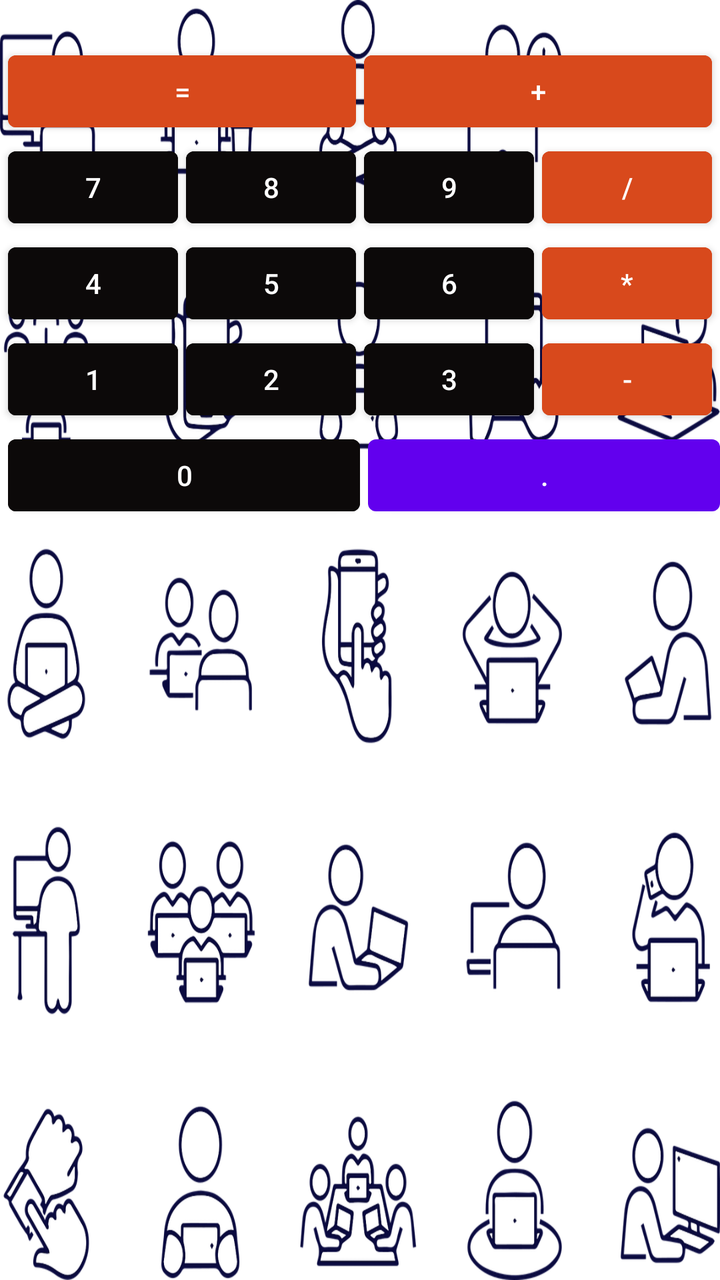
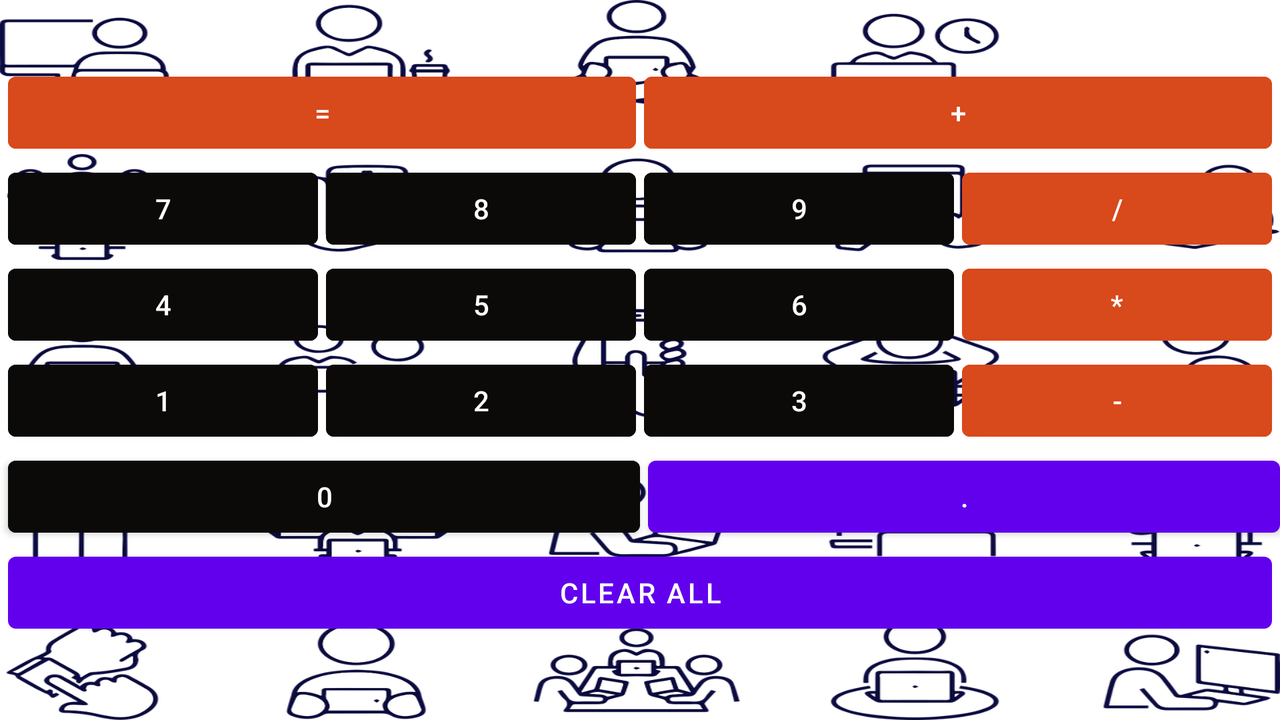

Two renders of one Android screen. The first uses the default layout on a phone; the second uses the alternative layout the repository ships for a different screen configuration, on a matching device. The two XML files are below.
<!-- AndroidManifest.xml: application theme Theme.Calculator -->
<!-- res/layout/activity_main.xml -->
<?xml version="1.0" encoding="utf-8"?>
<androidx.constraintlayout.widget.ConstraintLayout xmlns:android="http://schemas.android.com/apk/res/android"
    xmlns:app="http://schemas.android.com/apk/res-auto"
    xmlns:tools="http://schemas.android.com/tools"
    android:layout_width="match_parent"
    android:layout_height="match_parent"
    tools:context=".MainActivity">

    <LinearLayout
        android:layout_width="match_parent"
        android:layout_height="match_parent"
        android:background="@drawable/background"
        android:orientation="vertical">

        <TextView
            android:id="@+id/tv_result"
            android:layout_width="match_parent"
            android:layout_height="wrap_content"
            android:textSize="16sp" />

        <LinearLayout
            android:layout_width="match_parent"
            android:layout_height="wrap_content"
            android:orientation="horizontal">

            <Button
                android:id="@+id/btn_result"
                android:layout_width="wrap_content"
                android:layout_height="wrap_content"
                android:layout_marginLeft="@dimen/margine_small"
                android:layout_weight="1"
                android:backgroundTint="#D8491C"
                android:text="@string/btn_result" />

            <Button
                android:id="@+id/btn_add"
                android:layout_width="wrap_content"
                android:layout_height="wrap_content"
                android:layout_marginLeft="@dimen/margine_small"
                android:layout_marginRight="@dimen/margine_small"
                android:layout_weight="1"
                android:backgroundTint="#D8491C"
                android:text="@string/btn_add" />

        </LinearLayout>

        <LinearLayout
            android:layout_width="match_parent"
            android:layout_height="wrap_content"
            android:orientation="horizontal">

            <Button
                android:id="@+id/btn_7"
                android:layout_width="wrap_content"
                android:layout_height="wrap_content"
                android:layout_marginLeft="@dimen/margine_small"
                android:layout_weight="1"
                android:backgroundTint="#0C0909"
                android:text="@string/btn_7" />

            <Button
                android:id="@+id/btn_8"
                android:layout_width="wrap_content"
                android:layout_height="wrap_content"
                android:layout_marginLeft="@dimen/margine_small"
                android:layout_weight="1"
                android:backgroundTint="#0C0909"
                android:text="@string/btn_8" />

            <Button
                android:id="@+id/btn_9"
                android:layout_width="wrap_content"
                android:layout_height="wrap_content"
                android:layout_marginLeft="@dimen/margine_small"
                android:layout_weight="1"
                android:backgroundTint="#0C0909"
                android:text="@string/btn_9" />

            <Button
                android:id="@+id/btn_div"
                android:layout_width="wrap_content"
                android:layout_height="wrap_content"
                android:layout_marginLeft="@dimen/margine_small"
                android:layout_marginRight="@dimen/margine_small"
                android:layout_weight="1"
                android:backgroundTint="#D8491C"
                android:text="@string/btn_div" />

        </LinearLayout>

        <LinearLayout
            android:layout_width="match_parent"
            android:layout_height="wrap_content"
            android:orientation="horizontal">

            <Button
                android:id="@+id/btn_4"
                android:layout_width="wrap_content"
                android:layout_height="wrap_content"
                android:layout_marginLeft="@dimen/margine_small"
                android:layout_weight="1"
                android:backgroundTint="#0C0909"
                android:text="@string/btn_4" />

            <Button
                android:id="@+id/btn_5"
                android:layout_width="wrap_content"
                android:layout_height="wrap_content"
                android:layout_marginLeft="@dimen/margine_small"
                android:layout_weight="1"
                android:backgroundTint="#0C0909"
                android:text="@string/btn_5" />

            <Button
                android:id="@+id/btn_6"
                android:layout_width="wrap_content"
                android:layout_height="wrap_content"
                android:layout_marginLeft="@dimen/margine_small"
                android:layout_weight="1"
                android:backgroundTint="#0C0909"
                android:text="@string/btn_6" />

            <Button
                android:id="@+id/btn_mult"
                android:layout_width="wrap_content"
                android:layout_height="wrap_content"
                android:layout_marginLeft="@dimen/margine_small"
                android:layout_marginRight="@dimen/margine_small"
                android:layout_weight="1"
                android:backgroundTint="#D8491C"
                android:text="@string/btn_mult" />
        </LinearLayout>

        <LinearLayout
            android:layout_width="match_parent"
            android:layout_height="wrap_content"
            android:orientation="horizontal">

            <Button
                android:id="@+id/btn_1"
                android:layout_width="wrap_content"
                android:layout_height="wrap_content"
                android:layout_marginLeft="@dimen/margine_small"
                android:layout_weight="1"
                android:backgroundTint="#0C0909"
                android:text="@string/btn_1" />

            <Button
                android:id="@+id/btn_2"
                android:layout_width="wrap_content"
                android:layout_height="wrap_content"
                android:layout_marginLeft="@dimen/margine_small"
                android:layout_weight="1"
                android:backgroundTint="#0C0909"
                android:text="@string/btn_2" />

            <Button
                android:id="@+id/btn_3"
                android:layout_width="wrap_content"
                android:layout_height="wrap_content"
                android:layout_marginLeft="@dimen/margine_small"
                android:layout_weight="1"
                android:backgroundTint="#0C0909"
                android:text="@string/btn_3" />

            <Button
                android:id="@+id/btn_subtr"
                android:layout_width="wrap_content"
                android:layout_height="wrap_content"
                android:layout_marginLeft="@dimen/margine_small"
                android:layout_marginRight="@dimen/margine_small"
                android:layout_weight="1"
                android:backgroundTint="#D8491C"
                android:text="@string/btn_subtr" />
        </LinearLayout>

        <LinearLayout
            android:layout_width="match_parent"
            android:layout_height="wrap_content"
            android:orientation="horizontal">

            <Button
                android:id="@+id/btn_0"
                android:layout_width="wrap_content"
                android:layout_height="wrap_content"
                android:layout_marginLeft="@dimen/margine_small"
                android:layout_weight="1"
                android:backgroundTint="#0C0909"
                android:text="@string/btn_0" />

            <Button
                android:id="@+id/btn_dot"
                android:layout_width="wrap_content"
                android:layout_height="wrap_content"
                android:layout_marginLeft="@dimen/margine_small"
                android:layout_weight="1"
                android:text="@string/btn_dot" />

        </LinearLayout>

    </LinearLayout>
</androidx.constraintlayout.widget.ConstraintLayout>
<!-- resources referenced by this layout -->
<resources>
  <dimen name="margine_small">4dp</dimen>
  <!-- drawable background: png bitmap (drawable, 435869 bytes) -->
  <string name="btn_0">0</string>
  <string name="btn_1">1</string>
  <string name="btn_2">2</string>
  <string name="btn_3">3</string>
  <string name="btn_4">4</string>
  <string name="btn_5">5</string>
  <string name="btn_6">6</string>
  <string name="btn_7">7</string>
  <string name="btn_8">8</string>
  <string name="btn_9">9</string>
  <string name="btn_add">+</string>
  <string name="btn_div">/</string>
  <string name="btn_dot">.</string>
  <string name="btn_mult">*</string>
  <string name="btn_result">=</string>
  <string name="btn_subtr">-</string>
  <style name="Theme.Calculator" parent="Theme.MaterialComponents.DayNight.DarkActionBar">
          
          <item name="colorPrimary">@color/purple_500</item>
          <item name="colorPrimaryVariant">@color/purple_700</item>
          <item name="colorOnPrimary">@color/white</item>
          
          <item name="colorSecondary">@color/purple_200</item>
          <item name="colorSecondaryVariant">@color/teal_700</item>
          <item name="colorOnSecondary">@color/teal_200</item>
          
          <item name="android:statusBarColor" tools:targetApi="l">?attr/colorPrimaryVariant</item>
          
      </style>
  <color name="purple_500">#FF6200EE</color>
  <color name="purple_700">#FF3700B3</color>
  <color name="white">#FFFFFFFF</color>
  <color name="purple_200">#FFBB86FC</color>
  <color name="teal_700">#FF018786</color>
  <color name="teal_200">#FF03DAC5</color>
</resources>
<!-- res/layout-land/activity_main.xml (the repository's variant of the layout above) -->
<!-- drawn on the phone turned sideways -->
<?xml version="1.0" encoding="utf-8"?>
<androidx.constraintlayout.widget.ConstraintLayout xmlns:android="http://schemas.android.com/apk/res/android"
    xmlns:app="http://schemas.android.com/apk/res-auto"
    xmlns:tools="http://schemas.android.com/tools"
    android:layout_width="match_parent"
    android:layout_height="match_parent"
    tools:context=".MainActivity">

    <LinearLayout
        android:layout_width="match_parent"
        android:layout_height="match_parent"
        android:background="@drawable/background"
        android:orientation="vertical">

        <TextView
            android:id="@+id/tv_result"
            android:layout_width="match_parent"
            android:layout_height="wrap_content"
            android:textColor="#F60F0F"
            android:textSize="24sp"
            android:textStyle="bold" />

        <LinearLayout
            android:layout_width="match_parent"
            android:layout_height="wrap_content"
            android:orientation="horizontal">

            <Button
                android:id="@+id/btn_result"
                android:layout_width="0dp"
                android:layout_height="wrap_content"
                android:layout_marginLeft="@dimen/margine_small"
                android:layout_weight="1"
                android:backgroundTint="#D8491C"
                android:text="@string/btn_result" />

            <Button
                android:id="@+id/btn_add"
                android:layout_width="0dp"
                android:layout_height="wrap_content"
                android:layout_marginLeft="@dimen/margine_small"
                android:layout_marginRight="@dimen/margine_small"
                android:layout_weight="1"
                android:backgroundTint="#D8491C"
                android:text="@string/btn_add" />

        </LinearLayout>

        <LinearLayout
            android:layout_width="match_parent"
            android:layout_height="wrap_content"
            android:orientation="horizontal">

            <Button
                android:id="@+id/btn_7"
                android:layout_width="0dp"
                android:layout_height="wrap_content"
                android:layout_marginLeft="@dimen/margine_small"
                android:layout_weight="1"
                android:backgroundTint="#0C0909"
                android:text="@string/btn_7" />

            <Button
                android:id="@+id/btn_8"
                android:layout_width="0dp"
                android:layout_height="wrap_content"
                android:layout_marginLeft="@dimen/margine_small"
                android:layout_weight="1"
                android:backgroundTint="#0C0909"
                android:text="@string/btn_8" />

            <Button
                android:id="@+id/btn_9"
                android:layout_width="0dp"
                android:layout_height="wrap_content"
                android:layout_marginLeft="@dimen/margine_small"
                android:layout_weight="1"
                android:backgroundTint="#0C0909"
                android:text="@string/btn_9" />

            <Button
                android:id="@+id/btn_div"
                android:layout_width="0dp"
                android:layout_height="wrap_content"
                android:layout_marginLeft="@dimen/margine_small"
                android:layout_marginRight="@dimen/margine_small"
                android:layout_weight="1"
                android:backgroundTint="#D8491C"
                android:text="@string/btn_div" />

        </LinearLayout>

        <LinearLayout
            android:layout_width="match_parent"
            android:layout_height="wrap_content"
            android:orientation="horizontal">

            <Button
                android:id="@+id/btn_4"
                android:layout_width="0dp"
                android:layout_height="wrap_content"
                android:layout_marginLeft="@dimen/margine_small"
                android:layout_weight="1"
                android:backgroundTint="#0C0909"
                android:text="@string/btn_4" />

            <Button
                android:id="@+id/btn_5"
                android:layout_width="0dp"
                android:layout_height="wrap_content"
                android:layout_marginLeft="@dimen/margine_small"
                android:layout_weight="1"
                android:backgroundTint="#0C0909"
                android:text="@string/btn_5" />

            <Button
                android:id="@+id/btn_6"
                android:layout_width="0dp"
                android:layout_height="wrap_content"
                android:layout_marginLeft="@dimen/margine_small"
                android:layout_weight="1"
                android:backgroundTint="#0C0909"
                android:text="@string/btn_6" />

            <Button
                android:id="@+id/btn_mult"
                android:layout_width="0dp"
                android:layout_height="wrap_content"
                android:layout_marginLeft="@dimen/margine_small"
                android:layout_marginRight="@dimen/margine_small"
                android:layout_weight="1"
                android:backgroundTint="#D8491C"
                android:text="@string/btn_mult" />
        </LinearLayout>

        <LinearLayout
            android:layout_width="match_parent"
            android:layout_height="wrap_content"
            android:orientation="horizontal">

            <Button
                android:id="@+id/btn_1"
                android:layout_width="0dp"
                android:layout_height="wrap_content"
                android:layout_marginLeft="@dimen/margine_small"
                android:layout_weight="1"
                android:backgroundTint="#0C0909"
                android:text="@string/btn_1" />

            <Button
                android:id="@+id/btn_2"
                android:layout_width="0dp"
                android:layout_height="wrap_content"
                android:layout_marginLeft="@dimen/margine_small"
                android:layout_weight="1"
                android:backgroundTint="#0C0909"
                android:text="@string/btn_2" />

            <Button
                android:id="@+id/btn_3"
                android:layout_width="0dp"
                android:layout_height="wrap_content"
                android:layout_marginLeft="@dimen/margine_small"
                android:layout_weight="1"
                android:backgroundTint="#0C0909"
                android:text="@string/btn_3" />

            <Button
                android:id="@+id/btn_subtr"
                android:layout_width="0dp"
                android:layout_height="wrap_content"
                android:layout_marginLeft="@dimen/margine_small"
                android:layout_marginRight="@dimen/margine_small"
                android:layout_weight="1"
                android:backgroundTint="#D8491C"
                android:text="@string/btn_subtr" />
        </LinearLayout>

        <LinearLayout
            android:layout_width="match_parent"
            android:layout_height="wrap_content"
            android:orientation="horizontal">

            <Button
                android:id="@+id/btn_0"
                android:layout_width="0dp"
                android:layout_height="wrap_content"
                android:layout_marginLeft="@dimen/margine_small"
                android:layout_weight="1"
                android:backgroundTint="#0C0909"
                android:text="@string/btn_0" />

            <Button
                android:id="@+id/btn_dot"
                android:layout_width="0dp"
                android:layout_height="wrap_content"
                android:layout_marginLeft="@dimen/margine_small"
                android:layout_weight="1"
                android:text="@string/btn_dot" />

        </LinearLayout>

        <LinearLayout
            android:layout_width="match_parent"
            android:layout_height="wrap_content"
            android:orientation="vertical">

            <Button
                android:id="@+id/btn_clear"
                android:layout_width="match_parent"
                android:layout_height="wrap_content"
                android:layout_marginLeft="@dimen/margine_small"
                android:layout_marginRight="@dimen/margine_small"
                android:text="@string/btn_clear" />

            <TextView
                android:id="@+id/tv_History"
                android:layout_width="match_parent"
                android:layout_height="wrap_content"
                android:text=""
                android:textColor="#130F0F"
                android:textSize="16sp" />
        </LinearLayout>

    </LinearLayout>
</androidx.constraintlayout.widget.ConstraintLayout>
<!-- resources referenced by the variant -->
<!-- as the phone turned sideways resolves them -->
<resources>
  <dimen name="margine_small">4dp</dimen>
  <!-- drawable background: png bitmap (drawable, 435869 bytes) -->
  <string name="btn_0">0</string>
  <string name="btn_1">1</string>
  <string name="btn_2">2</string>
  <string name="btn_3">3</string>
  <string name="btn_4">4</string>
  <string name="btn_5">5</string>
  <string name="btn_6">6</string>
  <string name="btn_7">7</string>
  <string name="btn_8">8</string>
  <string name="btn_9">9</string>
  <string name="btn_add">+</string>
  <string name="btn_clear">CLEAR ALL</string>
  <string name="btn_div">/</string>
  <string name="btn_dot">.</string>
  <string name="btn_mult">*</string>
  <string name="btn_result">=</string>
  <string name="btn_subtr">-</string>
  <style name="Theme.Calculator" parent="Theme.MaterialComponents.DayNight.DarkActionBar">
          
          <item name="colorPrimary">@color/purple_500</item>
          <item name="colorPrimaryVariant">@color/purple_700</item>
          <item name="colorOnPrimary">@color/white</item>
          
          <item name="colorSecondary">@color/purple_200</item>
          <item name="colorSecondaryVariant">@color/teal_700</item>
          <item name="colorOnSecondary">@color/teal_200</item>
          
          <item name="android:statusBarColor" tools:targetApi="l">?attr/colorPrimaryVariant</item>
          
      </style>
  <color name="purple_500">#FF6200EE</color>
  <color name="purple_700">#FF3700B3</color>
  <color name="white">#FFFFFFFF</color>
  <color name="purple_200">#FFBB86FC</color>
  <color name="teal_700">#FF018786</color>
  <color name="teal_200">#FF03DAC5</color>
</resources>
